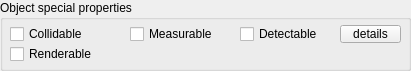
  <widget class="QGroupBox" name="groupBox_4">
   <property name="geometry">
    <rect>
     <x>10</x>
     <y>290</y>
     <width>411</width>
     <height>71</height>
    </rect>
   </property>
   <property name="title">
    <string>Object special properties</string>
   </property>
   <property name="flat">
    <bool>false</bool>
   </property>
   <widget class="QCheckBox" name="qqCollidable">
    <property name="geometry">
     <rect>
      <x>10</x>
      <y>25</y>
      <width>121</width>
      <height>18</height>
     </rect>
    </property>
    <property name="focusPolicy">
     <enum>Qt::StrongFocus</enum>
    </property>
    <property name="text">
     <string>Collidable</string>
    </property>
   </widget>
   <widget class="QCheckBox" name="qqMeasurable">
    <property name="geometry">
     <rect>
      <x>130</x>
      <y>25</y>
      <width>111</width>
      <height>18</height>
     </rect>
    </property>
    <property name="focusPolicy">
     <enum>Qt::StrongFocus</enum>
    </property>
    <property name="text">
     <string>Measurable</string>
    </property>
   </widget>
   <widget class="QCheckBox" name="qqRenderable">
    <property name="geometry">
     <rect>
      <x>10</x>
      <y>45</y>
      <width>121</width>
      <height>18</height>
     </rect>
    </property>
    <property name="focusPolicy">
     <enum>Qt::StrongFocus</enum>
    </property>
    <property name="text">
     <string>Renderable</string>
    </property>
   </widget>
   <widget class="QCheckBox" name="qqDetectable">
    <property name="geometry">
     <rect>
      <x>240</x>
      <y>25</y>
      <width>101</width>
      <height>18</height>
     </rect>
    </property>
    <property name="focusPolicy">
     <enum>Qt::StrongFocus</enum>
    </property>
    <property name="text">
     <string>Detectable</string>
    </property>
    <property name="tristate">
     <bool>true</bool>
    </property>
   </widget>
   <widget class="QToolButton" name="qqEditDetectableDetails">
    <property name="geometry">
     <rect>
      <x>340</x>
      <y>25</y>
      <width>61</width>
      <height>18</height>
     </rect>
    </property>
    <property name="focusPolicy">
     <enum>Qt::StrongFocus</enum>
    </property>
    <property name="text">
     <string>details</string>
    </property>
   </widget>
  </widget>
